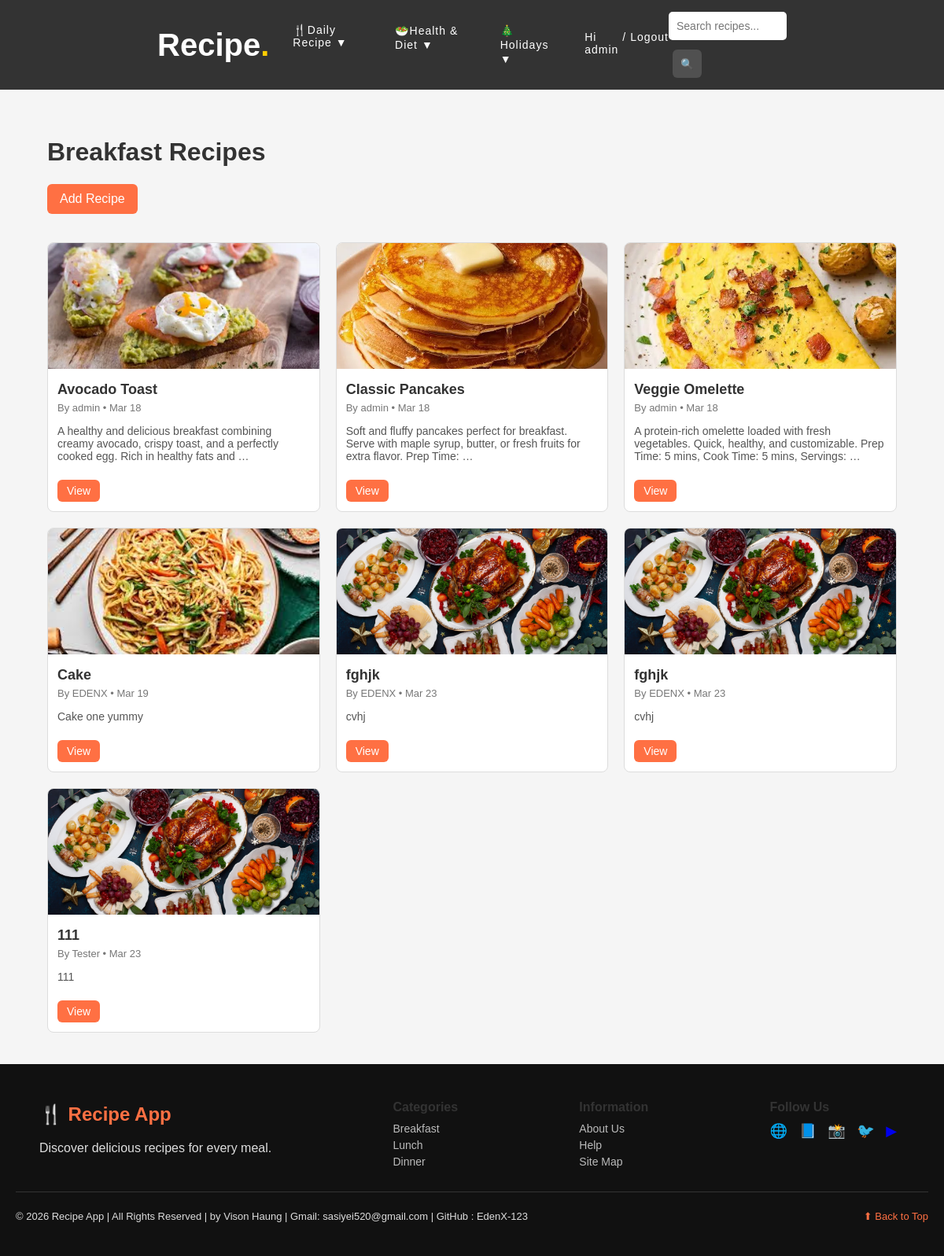
/breakfast/ (signed in), run on the app's committed database.
### Recipe/models.py (models this page shows, shortened)
class Recipe(models.Model):
    CATEGORY_CHOICES = [
        ('breakfast','Breakfast'),
        ('lunch','Lunch'),
        ('dinner','Dinner'),
    ]
    title = models.CharField(max_length=200)
    author = models.ForeignKey(User, on_delete=models.CASCADE)
    category = models.CharField(max_length=20, choices=CATEGORY_CHOICES)
    description = models.TextField()
    ingredients = models.TextField()
    instructions = models.TextField()
    image = models.ImageField(upload_to='recipes/')
    created_at = models.DateTimeField(auto_now_add=True)

### Recipe/views.py (the view)
# urls.py: path('breakfast/',views.breakfast,name='breakfast'),
def breakfast(request):
    recipes = Recipe.objects.filter(category='breakfast')
    return render(request, "Recipe/breakfast.html",{
        'recipes': recipes
    })

### Recipe/templates/Recipe/breakfast.html
{% extends "Recipe/base.html" %}
{% block content %}
<div class="container">
    <h1>Breakfast Recipes</h1>
    <a href="{% url 'add_recipe' %}" class="btn add-btn">Add Recipe</a>
    <br><br><br>
    <div class="recipe-grid">
        {% for recipe in recipes %}
        <div class="recipe-card">
            <img src="{{ recipe.image.url }}" alt="{{ recipe.title }}">
            <div class="recipe-content">
                <h3>{{ recipe.title }}</h3>
                <p class="recipe-author">By {{ recipe.author }} • {{ recipe.created_at|date:"M d" }}</p>
                <p class="recipe-desc">{{ recipe.description|truncatewords:20 }}</p>
                <a href="{% url 'recipe_detail' recipe.id %}" class="btn">View</a>
            </div>
        </div>
        {% endfor %}
    </div>
</div>
{% endblock %}

### Recipe/templates/Recipe/base.html (shortened to what this page needs)
<!DOCTYPE html>
<html>
<head>
    {% load static %}
    <link rel="stylesheet" href="{% static 'css/style.css' %}">
    <link rel="stylesheet" href="https://cdnjs.cloudflare.com/ajax/libs/font-awesome/6.4.0/css/all.min.css">
</head>
<body>
<div class="navbar">
    <div class="nav-center">
        <a href="/" class="logo">Recipe<span class="dot">.</span></a>
        <div class="nav-links">
            <div class="dropdown">
                <a href="{% url 'recipe'%}" class="dropbtn">🍴Daily Recipe ▼</a>
            </div>
            <div class="dropdown">
                <a href="{% url 'health_and_diet' %}">🥗Health & Diet ▼</a>
            </div>
            <div class="dropdown">
                <a href="{% url 'holiday_recipes' %}">🎄Holidays ▼</a>
            </div>
        </div>
        <div class="user-area nav-links">
            {% if user.is_authenticated %}
                <a>Hi {{ user.username }}</a>
                <a> / </a>
                <a href="{% url 'logout' %}">Logout</a>
            {% else %}
                <a href="#" onclick="openLogin()"><i class="fas fa-user"></i></a>
            {% endif %}
        </div>
    </div>
    <div class="nav-side right">
        <form action="{% url 'search' %}" method="GET" class="search-bar">
            <input type="text" name="q" placeholder="Search recipes...">
            <button type="submit">🔍</button>
        </form>
    </div>
</div>
<div class="content">
    {% block content %}{% endblock %}
</div>
<footer class="footer">
    <div class="footer-container">
        <div class="footer-brand">
            <h2>🍴 Recipe App</h2>
            <p>Discover delicious recipes for every meal.</p>
        </div>
        <div class="footer-links">
            <h3>Categories</h3>
            <a href="{% url 'breakfast' %}">Breakfast</a>
            <a href="{% url 'lunch' %}">Lunch</a>
            <a href="{% url 'dinner' %}">Dinner</a>
        </div>
        <div class="footer-links">
            <h3>Information</h3>
            <a href="#">About Us</a>
            <a href="#">Help</a>
            <a href="#">Site Map</a>
        </div>
        <div class="footer-social">
            <h3>Follow Us</h3>
            <div class="social-icons">
                <a href="#">🌐</a>
                <a href="#">📘</a>
                <a href="#">📸</a>
                <a href="#">🐦</a>
                <a href="#">▶</a>
            </div>
        </div>
    </div>
    <div class="footer-bottom">
        <p>© 2026 Recipe App | All Rights Reserved | by Vison Haung | Gmail: sasiyei520@gmail.com | GitHub : EdenX-123</p>
        <a href="#" class="back-top">⬆ Back to Top</a>
    </div>
</footer>
</body>
</html>

### Recipe/static/css/style.css (style rules this page uses)
html, body { height:100%; }
body { font-family: Arial, Helvetica, sans-serif; background: #f5f5f5; margin: 0; display:flex; flex-direction:column; }
h1, h2, h3 { color: #333; }
.container { width: 90%; margin: auto; padding: 40px 0; }
.btn { display: inline-block; padding: 10px 16px; background: #ff7043; color: white; text-decoration: none; border-radius: 6px; transition: 0.3s; }
.add-btn { float: left; margin-bottom: 20px; }
.navbar { background: #333; display: flex; align-items: center; justify-content:center; padding:15px 200px; }
.nav-side { flex: 1; display: flex; align-items: center; }
.nav-side.right { justify-content: flex-end; }
.nav-center { display: flex; align-items: center; gap: 30px; justify-content: center; }
.logo { font-size: 40px; font-weight: bold; color: white; text-decoration: none; }
.dot { color: #ffcc00; }
.nav-links { display: flex; gap: 30px; }
.nav-links a { color: white; text-decoration: none; font-size: 14px; letter-spacing: 1px; padding-bottom: 5px; position: relative; }
.nav-links a::after { content: ""; position: absolute; width: 0; height: 2px; background: #00bcd4; left: 0; bottom: 0; transition: 0.3s; }
.dropdown { position: relative; display: inline-block; }
.dropdown .dropbtn { text-decoration: none; display: inline-block; }
.user-area { color: white; display: flex; gap: 5px; }
.recipe-grid { display: grid; grid-template-columns: repeat(3, 1fr); gap: 20px; margin-top: 20px; }
.recipe-card { background: white; border-radius: 8px; border: 1px solid #ddd; overflow: hidden; transition: 0.3s; }
.recipe-card img { width: 100%; height: 160px; object-fit: cover; }
.recipe-content { padding: 12px; }
.recipe-content h3 { margin: 0; font-size: 18px; }
.recipe-author { font-size: 13px; color: #777; margin: 5px 0; }
.recipe-desc { font-size: 14px; color: #555; }
.recipe-content .btn { display: inline-block; margin-top: 8px; padding: 6px 12px; font-size: 14px; }
form input, form textarea, form select { width:100%; max-width: 400px; padding:10px; margin-bottom:12px; border:1px solid #ccc; border-radius:6px; font-size:14px; box-sizing:border-box; }
form button { padding: 10px 20px; background: #4caf50; color: white; border: none; border-radius: 6px; cursor: pointer; }
.search-bar { float: center; align-items: center; gap: 5px; }
.search-bar input { padding: 6px 10px; border-radius: 5px; border: none; outline: none; width: 150px; }
.search-bar input, .search-bar button { height:36px; }
.search-bar button { top: -10px; margin-left: 5px; padding: 6px 10px; background: #505050; color: white; }
.footer { background: #111; color: #ddd; padding: 30px 20px; margin-top:auto; }
.footer-container { max-width: 1100px; margin: auto; display: flex; justify-content: space-between; flex-wrap: wrap; gap: 30px; }
.footer h2 { color: #ff7043; }
.footer h3 { margin-bottom: 10px; font-size: 16px; }
.footer-links a { display: block; color: #bbb; text-decoration: none; margin: 5px 0; font-size: 14px; transition: 0.3s; }
.social-icons a { font-size: 18px; margin-right: 10px; text-decoration: none; transition: 0.3s; }
.footer-bottom { border-top: 1px solid #333; margin-top: 25px; padding-top: 10px; display: flex; justify-content: space-between; align-items: center; font-size: 13px; }
.back-top { color: #ff7043; text-decoration: none; }

### data on the page
Recipe: image (picture), title "Avocado Toast", author "admin", created_at "Mar 18", description "A healthy and delicious breakfast combining creamy avocado, crispy toast, and a perfectly cooked egg. Rich in healthy fats and …"
Recipe: image (picture), title "Classic Pancakes", author "admin", created_at "Mar 18", description "Soft and fluffy pancakes perfect for breakfast. Serve with maple syrup, butter, or fresh fruits for extra flavor. Prep Time: …"
Recipe: image (picture), title "Veggie Omelette", author "admin", created_at "Mar 18", description "A protein-rich omelette loaded with fresh vegetables. Quick, healthy, and customizable. Prep Time: 5 mins, Cook Time: 5 mins, Servings: …"
Recipe: image (picture), title "Cake", author "EDENX", created_at "Mar 19", description "Cake one yummy"
Recipe: image (picture), title "fghjk", author "EDENX", created_at "Mar 23", description "cvhj"
Recipe: image (picture), title "fghjk", author "EDENX", created_at "Mar 23", description "cvhj"
Recipe: image (picture), title "111", author "Tester", created_at "Mar 23", description "111"

### other printed values
{{ user.username }} "admin"
